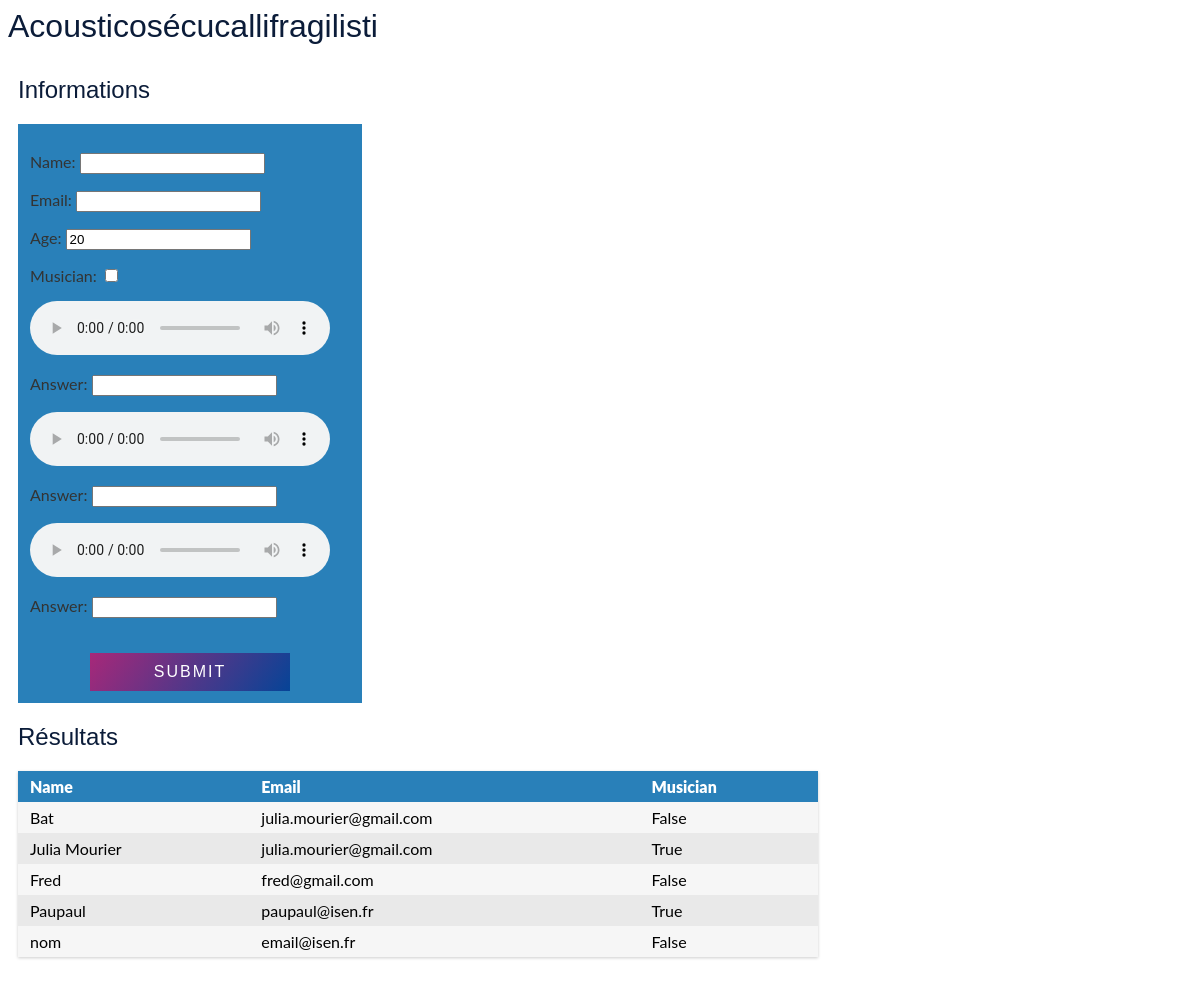
Page /test/ on the committed database.
### perseptivTest/models.py (models this page shows)
class PersonnalInfos(models.Model):
    name = models.CharField(max_length=25, default="")
    age = models.IntegerField(default=20)
    email = models.EmailField(max_length=45,default="")
    musician = models.BooleanField(default=False)

### perseptivTest/views.py (the view)
# urls.py: path('test/', views.index)
def index(request):
    if(request.method == "POST"):
        formPersonnalInfos = PersonnalInfosForm(request.POST).save(True)
        formAnswer  = AnswerForm(request.POST).save(True)
        return redirect('/test')
    else :
        formPersonnalInfos = PersonnalInfosForm()
    formAnswer = AnswerForm()
    template = loader.get_template('index.html')
    i=0
    return render(request,'index.html',{'form':formAnswer, 'formPersoInfo':formPersonnalInfos, 'incr':i, 'dataAnswers':PersonnalInfos.objects.all(), 'sounds':{'audio/sound1.wav','audio/sound2.wav','audio/sound3.wav'}})

### perseptivTest/form.py
class AnswerForm(ModelForm):
    class Meta:
        model = Answers
        fields = ['answer']

class PersonnalInfosForm(ModelForm):
    class Meta:
        model = PersonnalInfos
        fields = ['name','email','age','musician']

### templates/index.html (shortened to what this page needs)
<!DOCTYPE HTML PUBLIC "-//W3C//DTD HTML 4.01//EN" "http://www.w3.org/TR/html4/strict.dtd">
<html class="supernova"><head>
{%load static%}
    <link rel="stylesheet" type="text/css" href="{%static 'css/styles/style.css'%}"/>
  <h1>Acousticosécucallifragilisti</h1>
<body>
<div class="wrapper">
<h2>Informations</h2>
<form method="post" class="post-form">
  <div class="form-fields">
  {{formPersoInfo.as_p}}
    {%for sound in sounds%}
     <audio controls>
        <source src="{% static sound%}"type="audio/wav">Your browser does not support the audio element.
      </audio>
    {{form.as_p}}
    {%endfor%}
    </div>
  <br/>
  <button type="submit" class="btn-send" value="Submit">Submit</button>
</form>
  </div>
<div class="wrapper">
  <h2>Résultats</h2>
  <div class="table">
    <div class="row" id="blue">
      <div class="cell">Name</div>
      <div class="cell">Email</div>
      <div class="cell">Musician</div>
    </div>
    {% for element in dataAnswers %}
      <div class="row">
        <div class="cell" data-title="Name">{{element.name}}</div>
        <div class="cell" data-title="Email">{{element.email}}</div>
        <div class="cell" data-title="Musician">{{element.musician}}</div>
      </div>
    {%endfor%}
    </div>
  </div>
</body>
</html>

### static/css/styles/style.css (style rules this page uses)
body { font-family: 'Lato', sans-serif }
h2 { margin-top: 10px }
label { color: #333 }
.btn-send { font-weight: 300; text-transform: uppercase; letter-spacing: 0.2em; width: 80%; margin-left: 3px }
.btn-send { background-color: #000; background-image: linear-gradient(125deg,#a72879,#064497); color: #fff; text-transform: uppercase; letter-spacing: 2px; font-size: 16px; padding: 10px 16px; border: none; width:200px; cursor: pointer; margin-left: 60px; margin-right: auto; }
h1,h2,h3,h4,h5,h6 { font-family:"Josefin Sans",sans-serif; color:#0b1c39; margin-top:0px; font-style:normal; font-weight:500; text-transform:normal; }
.wrapper { padding: 10px; max-width: 800px; }
.table { margin: 0 0 40px 0; width: 100%; box-shadow: 0 1px 3px rgba(0,0,0,0.2); display: table; }
.row { display: table-row; background: #f6f6f6; }
.row:nth-of-type(odd) { background: #e9e9e9; }
#blue { font-weight: 900; color: #ffffff; background: #2980b9; }
.cell { padding: 6px 12px; display: table-cell; }
.post-form { padding: 12px; width: 320px; background: #2980b9; }
.form-fields { margin: 0px; margin-top: 10px; }

### rows in the picture
PersonnalInfos: name "Bat", email "julia.mourier@gmail.com", musician "False"
PersonnalInfos: name "Julia Mourier", email "julia.mourier@gmail.com", musician "True"
PersonnalInfos: name "Fred", email "fred@gmail.com", musician "False"
PersonnalInfos: name "Paupaul", email "paupaul@isen.fr", musician "True"
PersonnalInfos: name "nom", email "email@isen.fr", musician "False"
